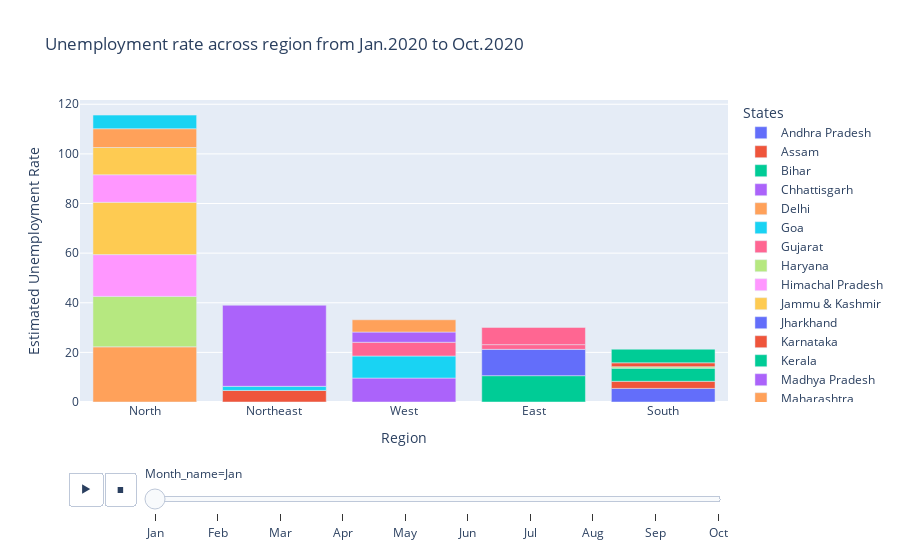

The cell this chart's notebook holds for it:
### Markdown cell above
Haryana and Tripura have long been the most unemployed.

### Code cell
# Animated bar plot of Unemployment rate across region from Jan.2020 to Oct.2020

fig = px.bar(df, x='Region', y='Estimated Unemployment Rate', animation_frame='Month_name', color='States',
             title='Unemployment rate across region from Jan.2020 to Oct.2020', height=700, template='plotly')
fig.update_layout(xaxis={'categoryorder': 'total descending'})
fig.layout.updatemenus[0].buttons[0].args[1]["frame"]["duration"] = 2000
fig.show()

### Figure 1 — Plotly figure (JSON) as saved in the notebook; plotly's stock layout.template omitted (floating-point values rounded to 4 significant figures)
{"data": [{"alignmentgroup": "True", "hovertemplate": "States=Andhra Pradesh<br>Month_name=Jan<br>Region=%{x}<br>Estimated Unemployment Rate=%{y}<extra></extra>", "legendgroup": "Andhra Pradesh", "marker": {"color": "#636efa", "pattern": {"shape": ""}}, "name": "Andhra Pradesh", "offsetgroup": "Andhra Pradesh", "orientation": "v", "showlegend": true, "textposition": "auto", "x": ["South"], "xaxis": "x", "y": [5.48], "yaxis": "y", "type": "bar"}, {"alignmentgroup": "True", "hovertemplate": "States=Assam<br>Month_name=Jan<br>Region=%{x}<br>Estimated Unemployment Rate=%{y}<extra></extra>", "legendgroup": "Assam", "marker": {"color": "#EF553B", "pattern": {"shape": ""}}, "name": "Assam", "offsetgroup": "Assam", "orientation": "v", "showlegend": true, "textposition": "auto", "x": ["Northeast"], "xaxis": "x", "y": [4.66], "yaxis": "y", "type": "bar"}, {"alignmentgroup": "True", "hovertemplate": "States=Bihar<br>Month_name=Jan<br>Region=%{x}<br>Estimated Unemployment Rate=%{y}<extra></extra>", "legendgroup": "Bihar", "marker": {"color": "#00cc96", "pattern": {"shape": ""}}, "name": "Bihar", "offsetgroup": "Bihar", "orientation": "v", "showlegend": true, "textposition": "auto", "x": ["East"], "xaxis": "x", "y": [10.61], "yaxis": "y", "type": "bar"}, {"alignmentgroup": "True", "hovertemplate": "States=Chhattisgarh<br>Month_name=Jan<br>Region=%{x}<br>Estimated Unemployment Rate=%{y}<extra></extra>", "legendgroup": "Chhattisgarh", "marker": {"color": "#ab63fa", "pattern": {"shape": ""}}, "name": "Chhattisgarh", "offsetgroup": "Chhattisgarh", "orientation": "v", "showlegend": true, "textposition": "auto", "x": ["West"], "xaxis": "x", "y": [9.65], "yaxis": "y", "type": "bar"}, {"alignmentgroup": "True", "hovertemplate": "States=Delhi<br>Month_name=Jan<br>Region=%{x}<br>Estimated Unemployment Rate=%{y}<extra></extra>", "legendgroup": "Delhi", "marker": {"color": "#FFA15A", "pattern": {"shape": ""}}, "name": "Delhi", "offsetgroup": "Delhi", "orientation": "v", "showlegend": true, "textposition": "auto", "x": ["North"], "xaxis": "x", "y": [22.23], "yaxis": "y", "type": "bar"}, {"alignmentgroup": "True", "hovertemplate": "States=Goa<br>Month_name=Jan<br>Region=%{x}<br>Estimated Unemployment Rate=%{y}<extra></extra>", "legendgroup": "Goa", "marker": {"color": "#19d3f3", "pattern": {"shape": ""}}, "name": "Goa", "offsetgroup": "Goa", "orientation": "v", "showlegend": true, "textposition": "auto", "x": ["West"], "xaxis": "x", "y": [8.89], "yaxis": "y", "type": "bar"}, {"alignmentgroup": "True", "hovertemplate": "States=Gujarat<br>Month_name=Jan<br>Region=%{x}<br>Estimated Unemployment Rate=%{y}<extra></extra>", "legendgroup": "Gujarat", "marker": {"color": "#FF6692", "pattern": {"shape": ""}}, "name": "Gujarat", "offsetgroup": "Gujarat", "orientation": "v", "showlegend": true, "textposition": "auto", "x": ["West"], "xaxis": "x", "y": [5.54], "yaxis": "y", "type": "bar"}, {"alignmentgroup": "True", "hovertemplate": "States=Haryana<br>Month_name=Jan<br>Region=%{x}<br>Estimated Unemployment Rate=%{y}<extra></extra>", "legendgroup": "Haryana", "marker": {"color": "#B6E880", "pattern": {"shape": ""}}, "name": "Haryana", "offsetgroup": "Haryana", "orientation": "v", "showlegend": true, "textposition": "auto", "x": ["North"], "xaxis": "x", "y": [20.34], "yaxis": "y", "type": "bar"}, {"alignmentgroup": "True", "hovertemplate": "States=Himachal Pradesh<br>Month_name=Jan<br>Region=%{x}<br>Estimated Unemployment Rate=%{y}<extra></extra>", "legendgroup": "Himachal Pradesh", "marker": {"color": "#FF97FF", "pattern": {"shape": ""}}, "name": "Himachal Pradesh", "offsetgroup": "Himachal Pradesh", "orientation": "v", "showlegend": true, "textposition": "auto", "x": ["North"], "xaxis": "x", "y": [16.83], "yaxis": "y", "type": "bar"}, {"alignmentgroup": "True", "hovertemplate": "States=Jammu & Kashmir<br>Month_name=Jan<br>Region=%{x}<br>Estimated Unemployment Rate=%{y}<extra></extra>", "legendgroup": "Jammu & Kashmir", "marker": {"color": "#FECB52", "pattern": {"shape": ""}}, "name": "Jammu & Kashmir", "offsetgroup": "Jammu & Kashmir", "orientation": "v", "showlegend": true, "textposition": "auto", "x": ["North"], "xaxis": "x", "y": [21.08], "yaxis": "y", "type": "bar"}, {"alignmentgroup": "True", "hovertemplate": "States=Jharkhand<br>Month_name=Jan<br>Region=%{x}<br>Estimated Unemployment Rate=%{y}<extra></extra>", "legendgroup": "Jharkhand", "marker": {"color": "#636efa", "pattern": {"shape": ""}}, "name": "Jharkhand", "offsetgroup": "Jharkhand", "orientation": "v", "showlegend": true, "textposition": "auto", "x": ["East"], "xaxis": "x", "y": [10.61], "yaxis": "y", "type": "bar"}, {"alignmentgroup": "True", "hovertemplate": "States=Karnataka<br>Month_name=Jan<br>Region=%{x}<br>Estimated Unemployment Rate=%{y}<extra></extra>", "legendgroup": "Karnataka", "marker": {"color": "#EF553B", "pattern": {"shape": ""}}, "name": "Karnataka", "offsetgroup": "Karnataka", "orientation": "v", "showlegend": true, "textposition": "auto", "x": ["South"], "xaxis": "x", "y": [2.86], "yaxis": "y", "type": "bar"}, {"alignmentgroup": "True", "hovertemplate": "States=Kerala<br>Month_name=Jan<br>Region=%{x}<br>Estimated Unemployment Rate=%{y}<extra></extra>", "legendgroup": "Kerala", "marker": {"color": "#00cc96", "pattern": {"shape": ""}}, "name": "Kerala", "offsetgroup": "Kerala", "orientation": "v", "showlegend": true, "textposition": "auto", "x": ["South"], "xaxis": "x", "y": [5.31], "yaxis": "y", "type": "bar"}, {"alignmentgroup": "True", "hovertemplate": "States=Madhya Pradesh<br>Month_name=Jan<br>Region=%{x}<br>Estimated Unemployment Rate=%{y}<extra></extra>", "legendgroup": "Madhya Pradesh", "marker": {"color": "#ab63fa", "pattern": {"shape": ""}}, "name": "Madhya Pradesh", "offsetgroup": "Madhya Pradesh", "orientation": "v", "showlegend": true, "textposition": "auto", "x": ["West"], "xaxis": "x", "y": [4.11], "yaxis": "y", "type": "bar"}, {"alignmentgroup": "True", "hovertemplate": "States=Maharashtra<br>Month_name=Jan<br>Region=%{x}<br>Estimated Unemployment Rate=%{y}<extra></extra>", "legendgroup": "Maharashtra", "marker": {"color": "#FFA15A", "pattern": {"shape": ""}}, "name": "Maharashtra", "offsetgroup": "Maharashtra", "orientation": "v", "showlegend": true, "textposition": "auto", "x": ["West"], "xaxis": "x", "y": [4.95], "yaxis": "y", "type": "bar"}, {"alignmentgroup": "True", "hovertemplate": "States=Meghalaya<br>Month_name=Jan<br>Region=%{x}<br>Estimated Unemployment Rate=%{y}<extra></extra>", "legendgroup": "Meghalaya", "marker": {"color": "#19d3f3", "pattern": {"shape": ""}}, "name": "Meghalaya", "offsetgroup": "Meghalaya", "orientation": "v", "showlegend": true, "textposition": "auto", "x": ["Northeast"], "xaxis": "x", "y": [1.66], "yaxis": "y", "type": "bar"}, {"alignmentgroup": "True", "hovertemplate": "States=Odisha<br>Month_name=Jan<br>Region=%{x}<br>Estimated Unemployment Rate=%{y}<extra></extra>", "legendgroup": "Odisha", "marker": {"color": "#FF6692", "pattern": {"shape": ""}}, "name": "Odisha", "offsetgroup": "Odisha", "orientation": "v", "showlegend": true, "textposition": "auto", "x": ["East"], "xaxis": "x", "y": [1.9], "yaxis": "y", "type": "bar"}, {"alignmentgroup": "True", "hovertemplate": "States=Puducherry<br>Month_name=Jan<br>Region=%{x}<br>Estimated Unemployment Rate=%{y}<extra></extra>", "legendgroup": "Puducherry", "marker": {"color": "#B6E880", "pattern": {"shape": ""}}, "name": "Puducherry", "offsetgroup": "Puducherry", "orientation": "v", "showlegend": true, "textposition": "auto", "x": ["South"], "xaxis": "x", "y": [0.58], "yaxis": "y", "type": "bar"}, {"alignmentgroup": "True", "hovertemplate": "States=Punjab<br>Month_name=Jan<br>Region=%{x}<br>Estimated Unemployment Rate=%{y}<extra></extra>", "legendgroup": "Punjab", "marker": {"color": "#FF97FF", "pattern": {"shape": ""}}, "name": "Punjab", "offsetgroup": "Punjab", "orientation": "v", "showlegend": true, "textposition": "auto", "x": ["North"], "xaxis": "x", "y": [11.11], "yaxis": "y", "type": "bar"}, {"alignmentgroup": "True", "hovertemplate": "States=Rajasthan<br>Month_name=Jan<br>Region=%{x}<br>Estimated Unemployment Rate=%{y}<extra></extra>", "legendgroup": "Rajasthan", "marker": {"color": "#FECB52", "pattern": {"shape": ""}}, "name": "Rajasthan", "offsetgroup": "Rajasthan", "orientation": "v", "showlegend": true, "textposition": "auto", "x": ["North"], "xaxis": "x", "y": [10.97], "yaxis": "y", "type": "bar"}, {"alignmentgroup": "True", "hovertemplate": "States=Tamil Nadu<br>Month_name=Jan<br>Region=%{x}<br>Estimated Unemployment Rate=%{y}<extra></extra>", "legendgroup": "Tamil Nadu", "marker": {"color": "#EF553B", "pattern": {"shape": ""}}, "name": "Tamil Nadu", "offsetgroup": "Tamil Nadu", "orientation": "v", "showlegend": true, "textposition": "auto", "x": ["South"], "xaxis": "x", "y": [1.57], "yaxis": "y", "type": "bar"}, {"alignmentgroup": "True", "hovertemplate": "States=Telangana<br>Month_name=Jan<br>Region=%{x}<br>Estimated Unemployment Rate=%{y}<extra></extra>", "legendgroup": "Telangana", "marker": {"color": "#00cc96", "pattern": {"shape": ""}}, "name": "Telangana", "offsetgroup": "Telangana", "orientation": "v", "showlegend": true, "textposition": "auto", "x": ["South"], "xaxis": "x", "y": [5.49], "yaxis": "y", "type": "bar"}, {"alignmentgroup": "True", "hovertemplate": "States=Tripura<br>Month_name=Jan<br>Region=%{x}<br>Estimated Unemployment Rate=%{y}<extra></extra>", "legendgroup": "Tripura", "marker": {"color": "#ab63fa", "pattern": {"shape": ""}}, "name": "Tripura", "offsetgroup": "Tripura", "orientation": "v", "showlegend": true, "textposition": "auto", "x": ["Northeast"], "xaxis": "x", "y": [32.67], "yaxis": "y", "type": "bar"}, {"alignmentgroup": "True", "hovertemplate": "States=Uttar Pradesh<br>Month_name=Jan<br>Region=%{x}<br>Estimated Unemployment Rate=%{y}<extra></extra>", "legendgroup": "Uttar Pradesh", "marker": {"color": "#FFA15A", "pattern": {"shape": ""}}, "name": "Uttar Pradesh", "offsetgroup": "Uttar Pradesh", "orientation": "v", "showlegend": true, "textposition": "auto", "x": ["North"], "xaxis": "x", "y": [7.58], "yaxis": "y", "type": "bar"}, {"alignmentgroup": "True", "hovertemplate": "States=Uttarakhand<br>Month_name=Jan<br>Region=%{x}<br>Estimated Unemployment Rate=%{y}<extra></extra>", "legendgroup": "Uttarakhand", "marker": {"color": "#19d3f3", "pattern": {"shape": ""}}, "name": "Uttarakhand", "offsetgroup": "Uttarakhand", "orientation": "v", "showlegend": true, "textposition": "auto", "x": ["North"], "xaxis": "x", "y": [5.49], "yaxis": "y", "type": "bar"}, {"alignmentgroup": "True", "hovertemplate": "States=West Bengal<br>Month_name=Jan<br>Region=%{x}<br>Estimated Unemployment Rate=%{y}<extra></extra>", "legendgroup": "West Bengal", "marker": {"color": "#FF6692", "pattern": {"shape": ""}}, "name": "West Bengal", "offsetgroup": "West Bengal", "orientation": "v", "showlegend": true, "textposition": "auto", "x": ["East"], "xaxis": "x", "y": [6.94], "yaxis": "y", "type": "bar"}], "layout": {"xaxis": {"anchor": "y", "domain": [0, 1], "title": {"text": "Region"}, "categoryorder": "total descending", "type": "category", "range": [-0.5, 4.5], "autorange": true}, "yaxis": {"anchor": "x", "domain": [0, 1], "title": {"text": "Estimated Unemployment Rate"}, "type": "linear", "range": [0, 121.7], "autorange": true}, "legend": {"title": {"text": "States"}, "tracegroupgap": 0}, "title": {"text": "Unemployment rate across region from Jan.2020 to Oct.2020"}, "barmode": "relative", "updatemenus": [{"buttons": [{"args": [null, {"frame": {"duration": 2000, "redraw": true}, "mode": "immediate", "fromcurrent": true, "transition": {"duration": 500, "easing": "linear"}}], "label": "&#9654;", "method": "animate"}, {"args": [[null], {"frame": {"duration": 0, "redraw": true}, "mode": "immediate", "fromcurrent": true, "transition": {"duration": 0, "easing": "linear"}}], "label": "&#9724;", "method": "animate"}], "direction": "left", "pad": {"r": 10, "t": 70}, "showactive": false, "type": "buttons", "x": 0.1, "xanchor": "right", "y": 0, "yanchor": "top"}], "sliders": [{"active": 0, "currentvalue": {"prefix": "Month_name="}, "len": 0.9, "pad": {"b": 10, "t": 60}, "steps": [{"args": [["Jan"], {"frame": {"duration": 0, "redraw": true}, "mode": "immediate", "fromcurrent": true, "transition": {"duration": 0, "easing": "linear"}}], "label": "Jan", "method": "animate"}, {"args": [["Feb"], {"frame": {"duration": 0, "redraw": true}, "mode": "immediate", "fromcurrent": true, "transition": {"duration": 0, "easing": "linear"}}], "label": "Feb", "method": "animate"}, {"args": [["Mar"], {"frame": {"duration": 0, "redraw": true}, "mode": "immediate", "fromcurrent": true, "transition": {"duration": 0, "easing": "linear"}}], "label": "Mar", "method": "animate"}, {"args": [["Apr"], {"frame": {"duration": 0, "redraw": true}, "mode": "immediate", "fromcurrent": true, "transition": {"duration": 0, "easing": "linear"}}], "label": "Apr", "method": "animate"}, {"args": [["May"], {"frame": {"duration": 0, "redraw": true}, "mode": "immediate", "fromcurrent": true, "transition": {"duration": 0, "easing": "linear"}}], "label": "May", "method": "animate"}, {"args": [["Jun"], {"frame": {"duration": 0, "redraw": true}, "mode": "immediate", "fromcurrent": true, "transition": {"duration": 0, "easing": "linear"}}], "label": "Jun", "method": "animate"}, {"args": [["Jul"], {"frame": {"duration": 0, "redraw": true}, "mode": "immediate", "fromcurrent": true, "transition": {"duration": 0, "easing": "linear"}}], "label": "Jul", "method": "animate"}, {"args": [["Aug"], {"frame": {"duration": 0, "redraw": true}, "mode": "immediate", "fromcurrent": true, "transition": {"duration": 0, "easing": "linear"}}], "label": "Aug", "method": "animate"}, {"args": [["Sep"], {"frame": {"duration": 0, "redraw": true}, "mode": "immediate", "fromcurrent": true, "transition": {"duration": 0, "easing": "linear"}}], "label": "Sep", "method": "animate"}, {"args": [["Oct"], {"frame": {"duration": 0, "redraw": true}, "mode": "immediate", "fromcurrent": true, "transition": {"duration": 0, "easing": "linear"}}], "label": "Oct", "method": "animate"}], "x": 0.1, "xanchor": "left", "y": 0, "yanchor": "top"}], "autosize": true}}
